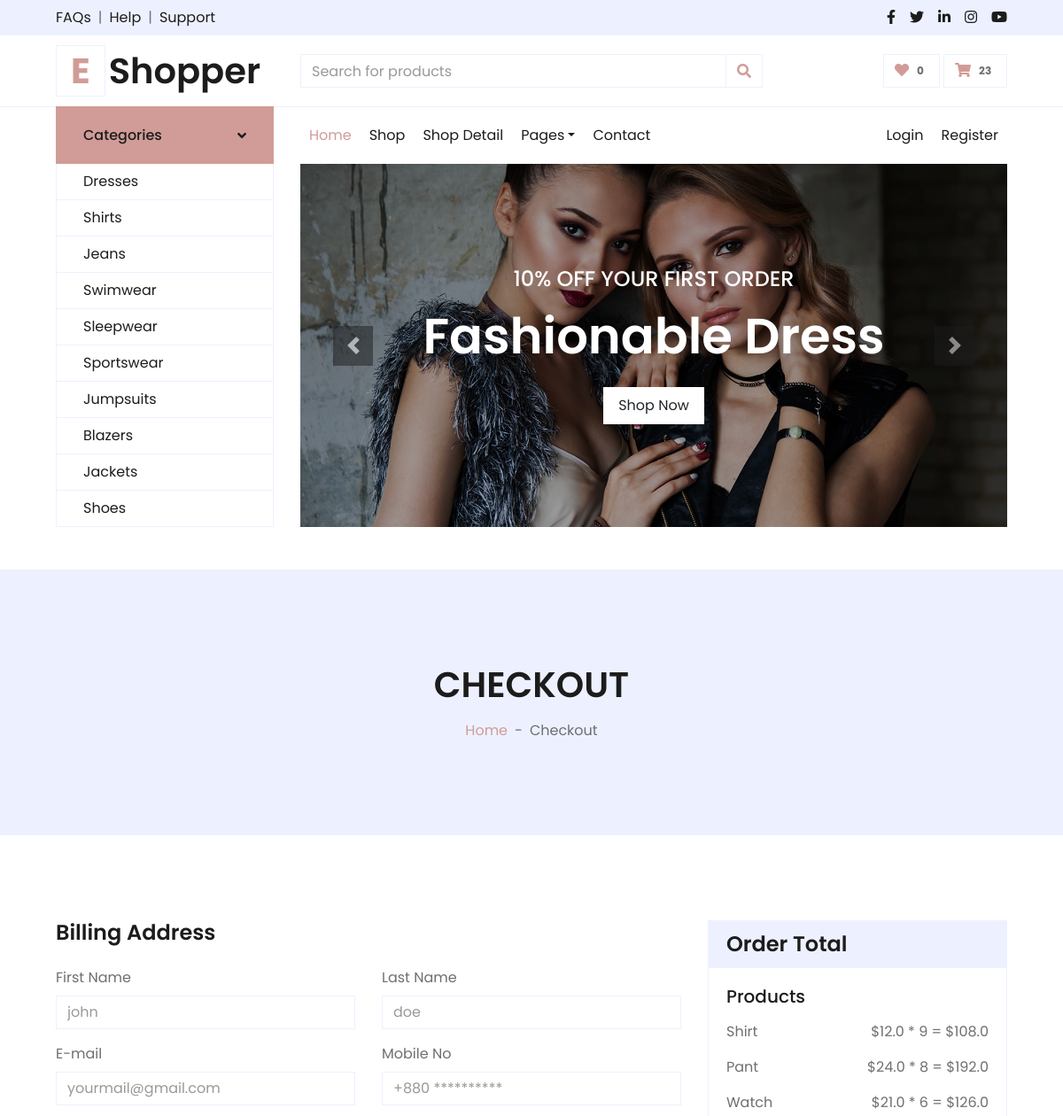
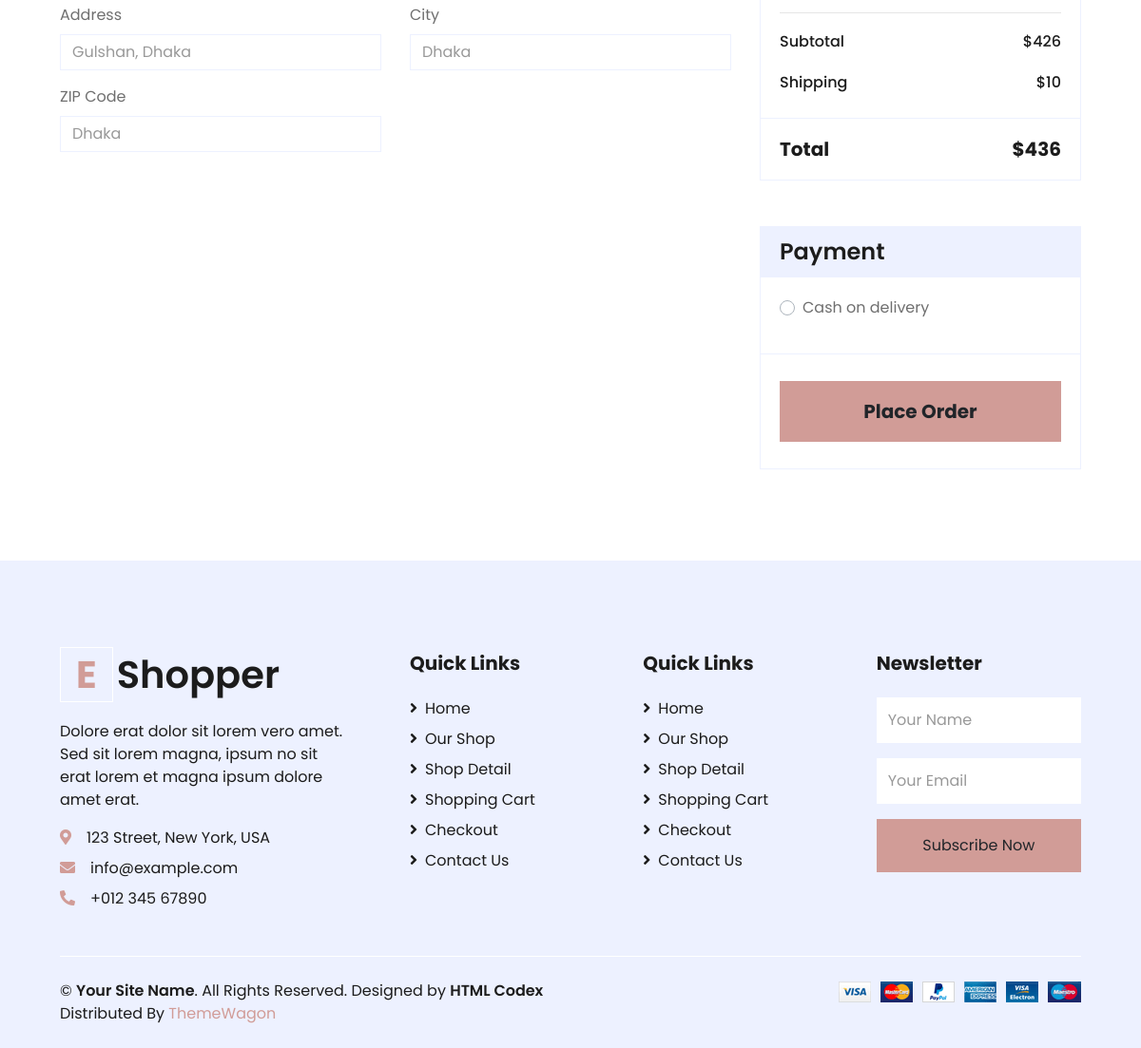
Screenshot of /checkout/ (signed in) with the database file from the repository (2 pictures, top to bottom).
### product/models.py (models this page shows, shortened)
class Order(models.Model):
    user = models.ForeignKey(User, on_delete=models.CASCADE, related_name="orders")
    products = models.ManyToManyField(Product, through=OrderItem)
    transaction_numb = models.CharField(max_length=500)
    submitted = models.BooleanField(default=False)
    timestamp = models.DateTimeField(auto_now_add=True)
    last_updated = models.DateTimeField(auto_now=True)
    def get_all_items(self):
        qs = self.order_items.all()
        return qs
    def total_bill(self):
        items = self.get_all_items()
        total = 0
        for i in items:
            total += int(i.get_total)
        return total

class OrderItem(models.Model):
    order = models.ForeignKey("Order", on_delete=models.CASCADE, related_name="order_items")
    product = models.ForeignKey(Product, on_delete=models.CASCADE, related_name="ordered")
    quantity = models.PositiveIntegerField(default=1)
    timestamp = models.DateTimeField(auto_now_add=True)
    last_updated = models.DateTimeField(auto_now=True)
    def all_info_to_text(self):
        return f"${self.product.price} * {self.quantity} = ${self.get_total}"
    @property
    def get_total(self):
        return self.product.price * self.quantity

class BillingAddress(models.Model):
    id = models.UUIDField(primary_key=True, unique=True, default=uuid_without_dash, editable=False)
    order = models.OneToOneField(Order, on_delete=models.CASCADE, related_name="billing")
    first_name = models.CharField(max_length=300)
    last_name = models.CharField(max_length=300)
    email = models.EmailField()
    mobile = models.CharField(max_length=300)
    address = models.TextField()
    city = models.CharField(max_length=300)
    zip = models.CharField(max_length=10)

class Product(models.Model):
    PRODUCT_CATEGORY = (
        ("dress", "dress"),
        ("bag", "bag"),
        ("shirt", "shirt"),
        ("cloth", "cloth"),
        ("jacket", "jacket"),
    )
    name = models.CharField(max_length=500)
    description = models.TextField()
    price = models.FloatField()
    slug = models.SlugField(unique=True)
    tags = models.ManyToManyField("Tag")
    files = models.FileField(upload_to="documents", null=True, blank=True)
    category = models.CharField(max_length=100, choices=PRODUCT_CATEGORY)
    image = models.ImageField(upload_to="products", null=True, blank=True)
    timestamp = models.DateTimeField(auto_now_add=True)
    last_updated = models.DateTimeField(auto_now=True)

### product/views.py (the view, shortened to what this page needs)
# urls.py: path("checkout/", views.CheckoutView.as_view()),
class CheckoutView(LoginRequiredMixin, CreateView):
    form_class = BillingAddressForm
    template_name = "product/checkout.html"
    success_url = "/"
    def get_context_data(self, **kwargs):
        context = super().get_context_data(**kwargs)
        order = self.get_order()
        print("Order -> ", order, "\n")
        context["order"] = order
        context["ordered_products"] = order.get_all_items()
        return context
    def get_order(self):
        user = self.request.user
        order_qs = user.orders.filter(submitted=False)
        if order_qs.exists():
            obj = order_qs.get()
            self.order = obj
            return obj
        raise Http404

### Templates/product/checkout.html (shortened to what this page needs)
{% extends "Components/base.html" %}
{% load product_tags %}
{% block content %}
    <div class="container-fluid bg-secondary mb-5">
        <div class="d-flex flex-column align-items-center justify-content-center" style="min-height: 300px">
            <h1 class="font-weight-semi-bold text-uppercase mb-3">Checkout</h1>
            <div class="d-inline-flex">
                <p class="m-0"><a href="">Home</a></p>
                <p class="m-0 px-2">-</p>
                <p class="m-0">Checkout</p>
            </div>
        </div>
    </div>
    <div class="container-fluid pt-5">
        <form method="POST" class="row px-xl-5">
            <div class="col-lg-8">
                <div class="mb-4">
                    <h4 class="font-weight-semi-bold mb-4">Billing Address</h4>
                    <div class="row">
                        <div class="col-md-6 form-group">
                            <label>First Name</label>
                            {{ form.first_name }}
                        </div>
                        <div class="col-md-6 form-group">
                            <label>Last Name</label>
                            {{ form.last_name }}
                        </div>
                        <div class="col-md-6 form-group">
                            <label>E-mail</label>
                            {{ form.email }}
                        </div>
                        <div class="col-md-6 form-group">
                            <label>Mobile No</label>
                            {{ form.mobile }}
                        </div>
                        <div class="col-md-6 form-group">
                            <label>Address</label>
                            {{ form.address }}
                        </div>
                        <div class="col-md-6 form-group">
                            <label>City</label>
                            {{ form.city }}
                        </div>
                        <div class="col-md-6 form-group">
                            <label>ZIP Code</label>
                            {{ form.zip }}
                        </div>
                    </div>
                </div>
            </div>
            <div class="col-lg-4">
                <div class="card border-secondary mb-5">
                    <div class="card-header bg-secondary border-0">
                        <h4 class="font-weight-semi-bold m-0">Order Total</h4>
                    </div>
                    <div class="card-body">
                        <h5 class="font-weight-medium mb-3">Products</h5>
                        {% for items in ordered_products %}
                            <div class="d-flex justify-content-between">
                                <p>{{ items.product.name }}</p>
                                <p>{{ items.all_info_to_text }}</p>
                            </div>
                        {% endfor %}
                        <hr class="mt-0">
                        <div class="d-flex justify-content-between mb-3 pt-1">
                            <h6 class="font-weight-medium">Subtotal</h6>
                            <h6 class="font-weight-medium">${{ order.total_bill }}</h6>
                        </div>
                        <div class="d-flex justify-content-between">
                            <h6 class="font-weight-medium">Shipping</h6>
                            <h6 class="font-weight-medium">$10</h6>
                        </div>
                    </div>
                    <div class="card-footer border-secondary bg-transparent">
                        <div class="d-flex justify-content-between mt-2">
                            <h5 class="font-weight-bold">Total</h5>
                            <h5 class="font-weight-bold">${{ order.total_bill | add }}</h5>
                        </div>
                    </div>
                </div>
                <div class="card border-secondary mb-5">
                    <div class="card-header bg-secondary border-0">
                        <h4 class="font-weight-semi-bold m-0">Payment</h4>
                    </div>
                    <div class="card-body">
                        <div class="form-group">
                            <div class="custom-control custom-radio">
                                <label class="custom-control-label" for="paypal">Cash on delivery</label>
                            </div>
                        </div>
                    </div>
                    <div class="card-footer border-secondary bg-transparent">
                        <button class="btn btn-lg btn-block btn-primary font-weight-bold my-3 py-3">Place Order</button>
                    </div>
                </div>
            </div>
        </form>
    </div>
{% endblock content %}

### Templates/Components/navbar.html (shortened to what this page needs)
{% load static %}
{% load product_tags %}
    <div class="container-fluid">
        <div class="row bg-secondary py-2 px-xl-5">
            <div class="col-lg-6 d-none d-lg-block">
                <div class="d-inline-flex align-items-center">
                    <a class="text-dark" href="">FAQs</a>
                    <span class="text-muted px-2">|</span>
                    <a class="text-dark" href="">Help</a>
                    <span class="text-muted px-2">|</span>
                    <a class="text-dark" href="">Support</a>
                </div>
            </div>
            <div class="col-lg-6 text-center text-lg-right">
                <div class="d-inline-flex align-items-center">
                    <a class="text-dark px-2" href="">
                        <i class="fab fa-facebook-f"></i>
                    </a>
                    <a class="text-dark px-2" href="">
                        <i class="fab fa-twitter"></i>
                    </a>
                    <a class="text-dark px-2" href="">
                        <i class="fab fa-linkedin-in"></i>
                    </a>
                    <a class="text-dark px-2" href="">
                        <i class="fab fa-instagram"></i>
                    </a>
                    <a class="text-dark pl-2" href="">
                        <i class="fab fa-youtube"></i>
                    </a>
                </div>
            </div>
        </div>
        <div class="row align-items-center py-3 px-xl-5">
            <div class="col-lg-3 d-none d-lg-block">
                <a href="" class="text-decoration-none">
                    <h1 class="m-0 display-5 font-weight-semi-bold"><span class="text-primary font-weight-bold border px-3 mr-1">E</span>Shopper</h1>
                </a>
            </div>
            <div class="col-lg-6 col-6 text-left">
                <form action="">
                    <div class="input-group">
                        <input type="text" class="form-control" placeholder="Search for products">
                        <div class="input-group-append">
                            <span class="input-group-text bg-transparent text-primary">
                                <i class="fa fa-search"></i>
                            </span>
                        </div>
                    </div>
                </form>
            </div>
            <div class="col-lg-3 col-6 text-right">
                <a href="" class="btn border">
                    <i class="fas fa-heart text-primary"></i>
                    <span class="badge">0</span>
                </a>
                <a href="" class="btn border">
                    <i class="fas fa-shopping-cart text-primary"></i>
                    <span class="badge">{{ request.user | order_items_of_user }}</span>
                </a>
            </div>
        </div>
    </div>
    <div class="container-fluid mb-5">
        <div class="row border-top px-xl-5">
            <div class="col-lg-3 d-none d-lg-block">
                <a class="btn shadow-none d-flex align-items-center justify-content-between bg-primary text-white w-100" data-toggle="collapse" href="#navbar-vertical" style="height: 65px; margin-top: -1px; padding: 0 30px;">
                    <h6 class="m-0">Categories</h6>
                    <i class="fa fa-angle-down text-dark"></i>
                </a>
                <nav class="collapse show navbar navbar-vertical navbar-light align-items-start p-0 border border-top-0 border-bottom-0" id="navbar-vertical">
                    <div class="navbar-nav w-100 overflow-hidden" style="height: 410px">
                        <a href="" class="nav-item nav-link">Dresses</a>
                        <a href="" class="nav-item nav-link">Shirts</a>
                        <a href="" class="nav-item nav-link">Jeans</a>
                        <a href="" class="nav-item nav-link">Swimwear</a>
                        <a href="" class="nav-item nav-link">Sleepwear</a>
                        <a href="" class="nav-item nav-link">Sportswear</a>
                        <a href="" class="nav-item nav-link">Jumpsuits</a>
                        <a href="" class="nav-item nav-link">Blazers</a>
                        <a href="" class="nav-item nav-link">Jackets</a>
                        <a href="" class="nav-item nav-link">Shoes</a>
                    </div>
                </nav>
            </div>
            <div class="col-lg-9">
                <nav class="navbar navbar-expand-lg bg-light navbar-light py-3 py-lg-0 px-0">
                    <div class="collapse navbar-collapse justify-content-between" id="navbarCollapse">
                        <div class="navbar-nav mr-auto py-0">
                            <a href="index.html" class="nav-item nav-link active">Home</a>
                            <a href="shop.html" class="nav-item nav-link">Shop</a>
                            <a href="detail.html" class="nav-item nav-link">Shop Detail</a>
                            <div class="nav-item dropdown">
                                <a href="#" class="nav-link dropdown-toggle" data-toggle="dropdown">Pages</a>
                            </div>
                            <a href="contact.html" class="nav-item nav-link">Contact</a>
                        </div>
                        <div class="navbar-nav ml-auto py-0">
                            <a href="" class="nav-item nav-link">Login</a>
                            <a href="" class="nav-item nav-link">Register</a>
                        </div>
                    </div>
                </nav>
                <div id="header-carousel" class="carousel slide" data-ride="carousel">
                    <div class="carousel-inner">
                        <div class="carousel-item active" style="height: 410px;">
                            <img class="img-fluid" src="{% static 'img/carousel-1.jpg' %}" alt="Image">
                            <div class="carousel-caption d-flex flex-column align-items-center justify-content-center">
                                <div class="p-3" style="max-width: 700px;">
                                    <h4 class="text-light text-uppercase font-weight-medium mb-3">10% Off Your First Order</h4>
                                    <h3 class="display-4 text-white font-weight-semi-bold mb-4">Fashionable Dress</h3>
                                    <a href="" class="btn btn-light py-2 px-3">Shop Now</a>
                                </div>
                            </div>
                        </div>
                    </div>
                    <a class="carousel-control-prev" href="#header-carousel" data-slide="prev">
                        <div class="btn btn-dark" style="width: 45px; height: 45px;">
                            <span class="carousel-control-prev-icon mb-n2"></span>
                        </div>
                    </a>
                    <a class="carousel-control-next" href="#header-carousel" data-slide="next">
                        <div class="btn btn-dark" style="width: 45px; height: 45px;">
                            <span class="carousel-control-next-icon mb-n2"></span>
                        </div>
                    </a>
                </div>
            </div>
        </div>
    </div>

### rows the page displays
OrderItem: product.name "Shirt", all_info_to_text "$12.0 * 9 = $108.0"
OrderItem: product.name "Pant", all_info_to_text "$24.0 * 8 = $192.0"
OrderItem: product.name "Watch", all_info_to_text "$21.0 * 6 = $126.0"
Order: total_bill "426", total_bill|add "436"

### other values shown
{{ request.user | order_items_of_user }} "23"
